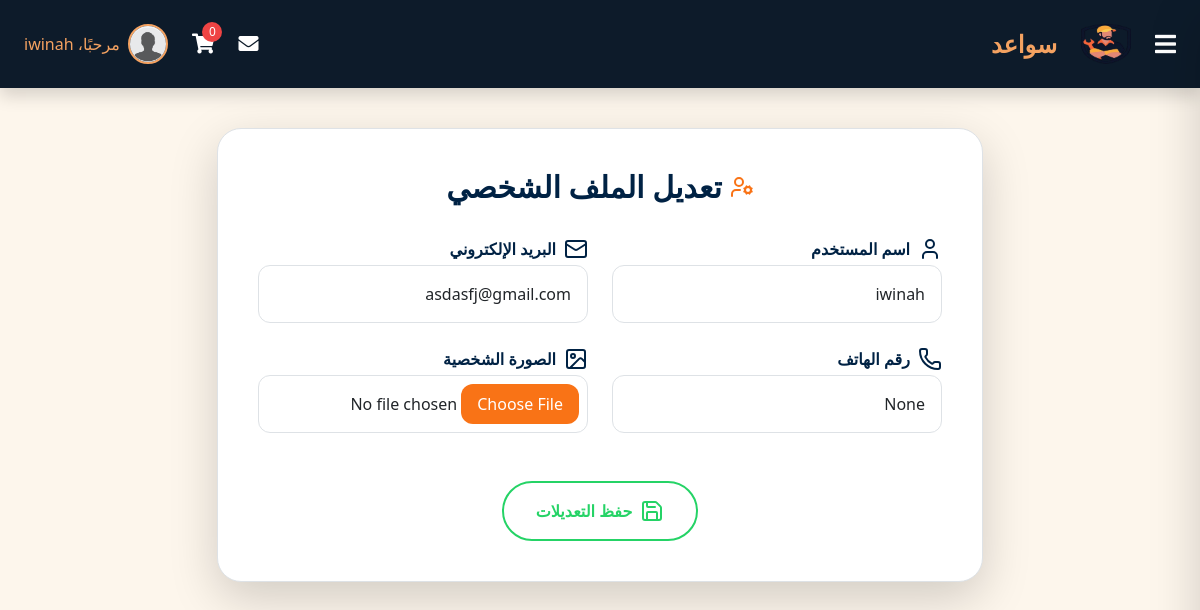
Page /profile/edit (signed in) on the earlier database version.
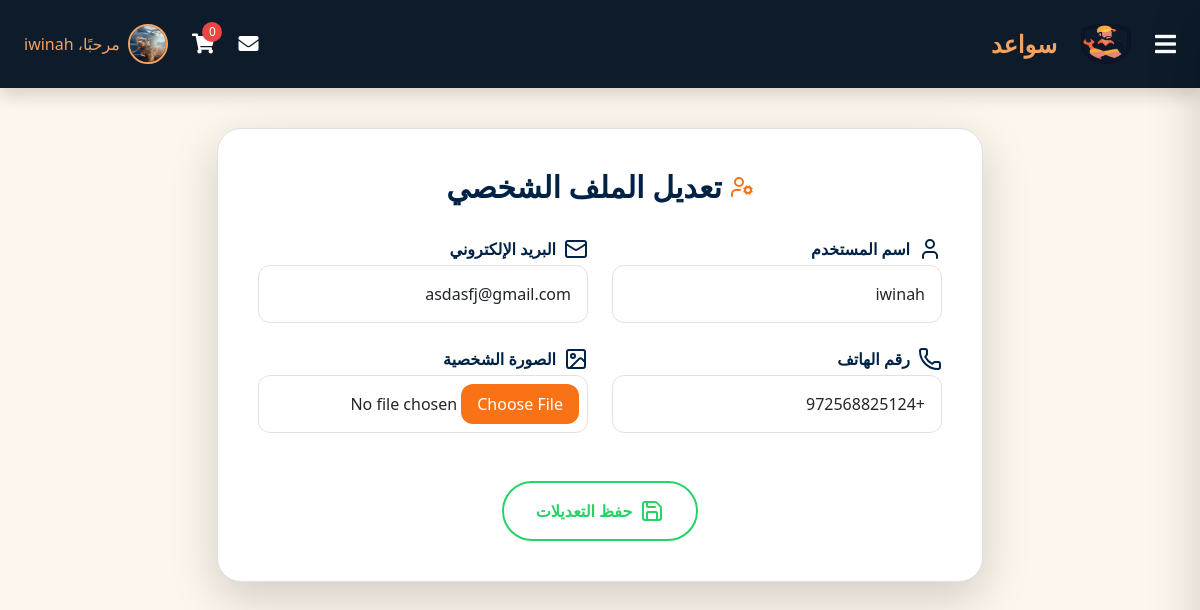
Same page on the later database version.
### Sawaed_app/models.py (models this page shows, shortened)
class CustomUser(AbstractUser):
    class UserType(models.TextChoices):
        CLIENT = 'client', _('عميل')
        HANDYMAN = 'handyman', _('عامل يدوي') #the name in arabic will be edited later
    user_type = models.CharField(
        max_length=50,
        choices=UserType.choices,
        default=UserType.CLIENT
    )
    phone_regex = RegexValidator(
        regex=r'^\+?1?\d{9,15}$', #a validation on the phone number because its customed
        message="Phone number must be in the format: '+999999999'. Up to 15 digits allowed."
    )
    image = models.ImageField(upload_to='profile_pics/',default='default_profile.jpeg' ,null=True, blank=True)
    phone_number = models.CharField(validators=[phone_regex], max_length=15, unique=True, null=True, blank=True)
    email = models.EmailField(unique=True)
    bio = models.CharField(max_length=500, blank=True, null=True)
    experience = models.TextField(blank=True, null=True)
    field_of_expertise=models.TextField(blank=True, null=True)
    REQUIRED_FIELDS = ['email']
    USERNAME_FIELD = 'username'  # we could change it to email later in the project

### Sawaed_app/views.py (the view, shortened to what this page needs)
# urls.py: path('profile/edit', views.edit_profile, name='edit-profile'),
def edit_profile(request):
    return render(request, 'profile.html')

### Sawaed_app/templates/profile.html (shortened to what this page needs)
{% extends "index.html" %}
{% load static %}
{% block content %}
<div class="max-w-5xl mx-auto mt-2 bg-white p-10 rounded-3xl shadow-lg border border-gray-200">
    <h2 class="text-3xl font-bold text-[#002244] mb-8 text-center flex items-center justify-center gap-2">
        <i data-lucide="user-cog" class="text-orange-500"></i>
        تعديل الملف الشخصي
    </h2>
    <form method="POST" enctype="multipart/form-data" class="grid grid-cols-1 md:grid-cols-2 gap-6 ajax">
        <div>
            <label for="username" class="block text-[#002244] font-semibold mb-1 flex items-center gap-2">
                <i data-lucide="user"></i> اسم المستخدم
            </label>
            <input type="text" id="username" name="username" value="{{ user.username }}"
                class="w-full border border-gray-300 rounded-xl p-3 focus:outline-none focus:ring-2 focus:ring-orange-500">
        </div>
        <div>
            <label for="email" class="block text-[#002244] font-semibold mb-1 flex items-center gap-2">
                <i data-lucide="mail"></i> البريد الإلكتروني
            </label>
            <input type="email" id="email" name="email" value="{{ user.email }}"
                class="w-full border border-gray-300 rounded-xl p-3 focus:outline-none focus:ring-2 focus:ring-orange-500">
        </div>
        <div>
            <label for="phone_number" class="block text-[#002244] font-semibold mb-1 flex items-center gap-2">
                <i data-lucide="phone"></i> رقم الهاتف
            </label>
            <input type="text" id="phone_number" name="phone_number" value="{{ user.phone_number }}"
                class="w-full border border-gray-300 rounded-xl p-3 focus:outline-none focus:ring-2 focus:ring-orange-500">
        </div>
        <div>
            <label for="image" class="block text-[#002244] font-semibold mb-1 flex items-center gap-2">
                <i data-lucide="image"></i> الصورة الشخصية
            </label>
            <input type="file" id="image" name="image"
                class="w-full border border-gray-300 rounded-xl p-2 file:bg-orange-500 file:text-white file:px-4 file:py-2 file:rounded-xl file:border-0">
        </div>
        <div class="md:col-span-2 text-center mt-6">
            <button type="submit"
            class="bg-transparent border-2 border-[#25D366] text-[#25D366] hover:bg-[#25D366] hover:text-green-500 font-semibold py-3 px-8 rounded-full transition flex items-center justify-center gap-2 mx-auto">
            <i data-lucide="save"></i>
            حفظ التعديلات
        </button>
        </div>
    </form>
</div>
        {% endblock %}

### Sawaed_app/templates/index.html (shortened to what this page needs)
{% load static %}
<!DOCTYPE html>
<html lang="ar" dir="rtl">
<head>
  <link href="https://cdnjs.cloudflare.com/ajax/libs/font-awesome/5.15.4/css/all.min.css" rel="stylesheet">
    <script src="https://cdn.tailwindcss.com"></script>
    <link rel="stylesheet" href="https://cdnjs.cloudflare.com/ajax/libs/bootstrap/5.1.3/css/bootstrap.min.css" />
    <link rel="stylesheet" href="{% static 'css/style.css' %}">
</head>
<body class="bg-[#fdf6ec]">
    <nav class="bg-[#0d1b2a] shadow p-4 flex justify-between items-center text-white">
      <div class="text-2xl font-bold text-[#f4a261] flex items-center gap-4">
          <button onclick="toggleSidebar()" class="text-white">
              <i class="fas fa-bars"></i>
          </button>
          <img class="logo" src="{% static 'images/logo.png' %}" alt="Logo">
          <a id="logo-anchor" href="{% url 'userhome' %}"><p>سواعد</p></a>
      </div>
      <div class="flex items-center gap-4">
        {% if user.is_authenticated %}
        {% if unread_messages_count > 0 %}
        <div class="relative">
            <a href="{% url 'inbox' %}" class="text-white-800">
                <i class="fas fa-envelope text-xl"></i>
                <span class="absolute top-0 right-0 bg-red-500 text-white rounded-full text-xs w-5 h-5 flex items-center justify-center">
                    {{ unread_messages_count }}
                </span>
            </a>
        </div>
        {% else %}
        <a href="{% url 'inbox' %}" class="text-white-800">
            <i class="fas fa-envelope text-xl"></i>
        </a>
        {% endif %}
              <a href="{% url 'cart' %}" class="relative text-white hover:text-[#f4a261] transition">
                <i class="fas fa-shopping-cart text-xl hover:text-[#f4a261]"></i>
                <span class="absolute -top-2 -right-2 bg-red-500 text-white text-xs rounded-full w-5 h-5 flex items-center justify-center">0</span>
            </a>
              <div class="flex items-center gap-2">
                  <img src="{{ user.image.url }}"
                       alt="Profile"
                       class="w-10 h-10 rounded-full border-2 border-[#f4a261]"
                       onerror="this.onerror=null;this.src='{% static 'images/profile.png' %}'">
                  <a href="{% url 'edit-profile' %}" class="text-[#f4a261]">مرحبًا، {{ user.username }}</a>
              </div>
          {% endif %}
      </div>
  </nav>
    <main class="flex flex-col items-center justify-center p-8">
        {% block content %}
        {% endblock %}
    </main>
</body>
</html>

Differences in the rows shown:
changed CustomUser "iwinah": image: picture added in place of a placeholder; phone_number "None" → "+972568825124"
